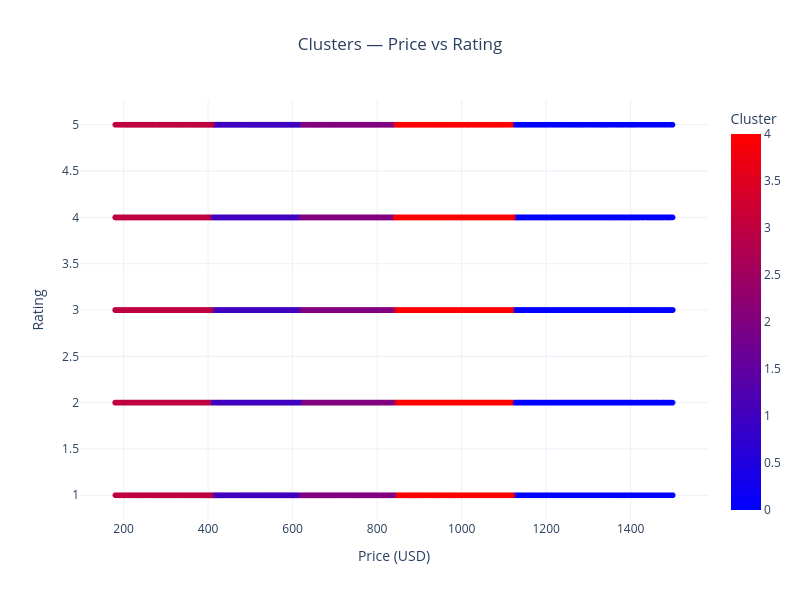

The code cell stored with this chart in its notebook:
### Code cell
fig = px.scatter(
                    df_1,
                    x='price_usd',
                    y='rating',
                    color='cluster',                
                    color_continuous_scale='bluered',
                    opacity=0.6,
                    title='Clusters — Price vs Rating'
)
fig.update_traces(marker=dict(size=6))
fig.update_layout(
                xaxis_title='Price (USD)',
                yaxis_title='Rating',
                width=800,
                height=600,
                template='plotly_white',
                title_x = 0.5,
                coloraxis_colorbar=dict(title='Cluster')
)
fig.show()

### Figure 1 — Plotly figure (JSON) as saved in the notebook; plotly's stock layout.template omitted (floating-point values rounded to 4 significant figures; data arrays with more than 128 entries replaced by an {"elided": "..."} marker saying what was removed)
{"data": [{"hovertemplate": "price_usd=%{x}<br>rating=%{y}<br>cluster=%{marker.color}<extra></extra>", "legendgroup": "", "marker": {"color": {"elided": "50000 int values"}, "coloraxis": "coloraxis", "opacity": 0.6, "size": 6, "symbol": "circle"}, "mode": "markers", "name": "", "showlegend": false, "type": "scattergl", "x": {"elided": "50000 float values"}, "xaxis": "x", "y": {"elided": "50000 int values"}, "yaxis": "y"}], "layout": {"coloraxis": {"colorbar": {"title": {"text": "Cluster"}}, "colorscale": [[0, "rgb(0,0,255)"], [1, "rgb(255,0,0)"]]}, "height": 600, "legend": {"tracegroupgap": 0}, "title": {"text": "Clusters — Price vs Rating", "x": 0.5}, "width": 800, "xaxis": {"anchor": "y", "domain": [0, 1], "title": {"text": "Price (USD)"}}, "yaxis": {"anchor": "x", "domain": [0, 1], "title": {"text": "Rating"}}}}
